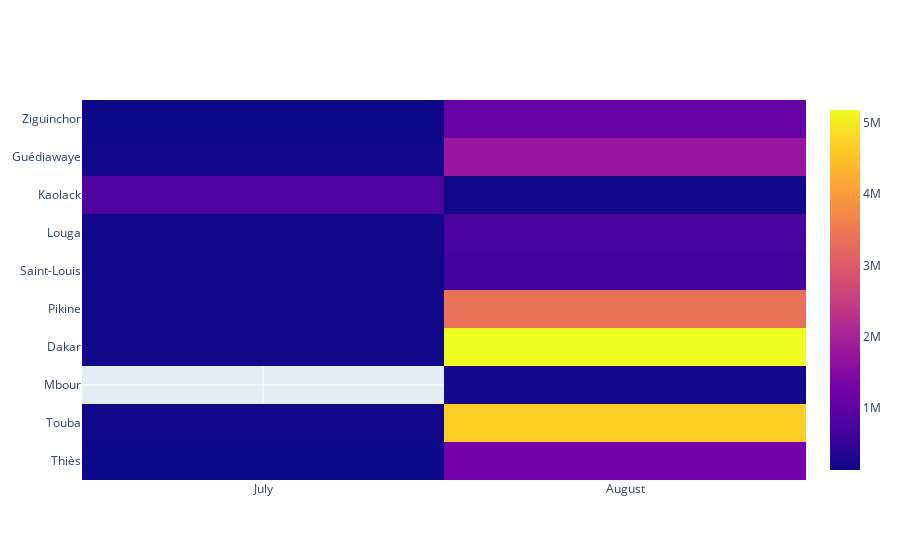

Notebook code cell kept with this figure:
### Code cell
drawHeatmap("SELECT MONTHNAME(V.date_vente), C.adresse, SUM(V.montant) FROM vente V JOIN client C ON V.num_client=C.num_client GROUP BY MONTHNAME(date_vente), C.adresse")

### Figure 1 — Plotly figure (JSON) as saved in the notebook; plotly's stock layout.template omitted (floating-point values rounded to 4 significant figures)
{"data": [{"type": "heatmap", "x": ["July", "August", "August", "August", "August", "July", "August", "July", "August", "July", "August", "August", "July", "July", "August", "August", "July", "July", "August", "July"], "y": ["Thiès", "Thiès", "Touba", "Mbour", "Dakar", "Pikine", "Pikine", "Saint-Louis", "Saint-Louis", "Louga", "Louga", null, "Kaolack", "Guédiawaye", "Guédiawaye", "Kaolack", "Dakar", "Touba", "Ziguinchor", "Ziguinchor"], "z": [135000, 1275000, 4665000, 225000, 5175000, 170000, 3370000, 170000, 680000, 170000, 735000, 1450000, 800000, 170000, 1795000, 170000, 170000, 170000, 1105000, 135000]}], "layout": {}}
